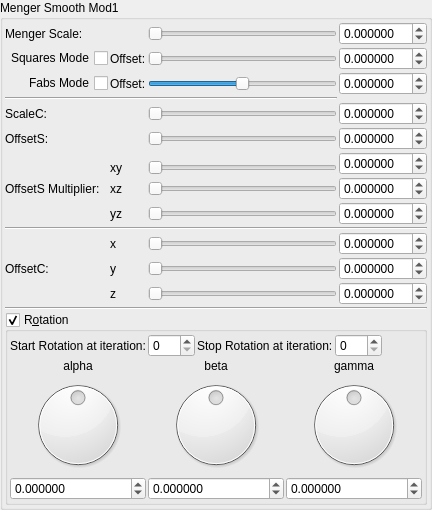
    <widget class="QGroupBox" name="groupBox_2">
     <property name="toolTip">
      <string/>
     </property>
     <property name="title">
      <string>Menger Smooth Mod1</string>
     </property>
     <property name="checkable">
      <bool>false</bool>
     </property>
     <layout class="QVBoxLayout" name="verticalLayout_29" stretch="0">
      <property name="spacing">
       <number>2</number>
      </property>
      <property name="leftMargin">
       <number>2</number>
      </property>
      <property name="topMargin">
       <number>2</number>
      </property>
      <property name="rightMargin">
       <number>2</number>
      </property>
      <property name="bottomMargin">
       <number>2</number>
      </property>
      <item>
       <layout class="QGridLayout" name="gridLayout_63">
        <property name="spacing">
         <number>2</number>
        </property>
        <item row="7" column="4">
         <widget class="MyDoubleSpinBox" name="spinbox_transf_offset_0005">
          <property name="sizePolicy">
           <sizepolicy hsizetype="Minimum" vsizetype="Maximum">
            <horstretch>0</horstretch>
            <verstretch>0</verstretch>
           </sizepolicy>
          </property>
          <property name="prefix">
           <string/>
          </property>
          <property name="suffix">
           <string/>
          </property>
          <property name="decimals">
           <number>6</number>
          </property>
          <property name="minimum">
           <double>-99.989999999999995</double>
          </property>
          <property name="maximum">
           <double>99.989999999999995</double>
          </property>
          <property name="singleStep">
           <double>0.100000000000000</double>
          </property>
         </widget>
        </item>
        <item row="0" column="4">
         <widget class="MyDoubleSpinBox" name="spinbox_transf_scale_3">
          <property name="sizePolicy">
           <sizepolicy hsizetype="Minimum" vsizetype="Maximum">
            <horstretch>0</horstretch>
            <verstretch>0</verstretch>
           </sizepolicy>
          </property>
          <property name="prefix">
           <string/>
          </property>
          <property name="suffix">
           <string/>
          </property>
          <property name="decimals">
           <number>6</number>
          </property>
          <property name="minimum">
           <double>-99.989999999999995</double>
          </property>
          <property name="maximum">
           <double>99.989999999999995</double>
          </property>
          <property name="singleStep">
           <double>0.100000000000000</double>
          </property>
         </widget>
        </item>
        <item row="2" column="1">
         <widget class="QCheckBox" name="checkBox_transf_function_enabledF_false">
          <property name="layoutDirection">
           <enum>Qt::RightToLeft</enum>
          </property>
          <property name="text">
           <string>Fabs Mode</string>
          </property>
         </widget>
        </item>
        <item row="6" column="1">
         <widget class="QLabel" name="label_65">
          <property name="text">
           <string>ScaleC:</string>
          </property>
         </widget>
        </item>
        <item row="2" column="2">
         <widget class="QLabel" name="label_256">
          <property name="text">
           <string>Offset:</string>
          </property>
         </widget>
        </item>
        <item row="7" column="1">
         <widget class="QLabel" name="label_259">
          <property name="text">
           <string>OffsetS:</string>
          </property>
         </widget>
        </item>
        <item row="0" column="3">
         <widget class="QSlider" name="slider_transf_scale_3">
          <property name="sizePolicy">
           <sizepolicy hsizetype="Preferred" vsizetype="Preferred">
            <horstretch>0</horstretch>
            <verstretch>0</verstretch>
           </sizepolicy>
          </property>
          <property name="minimum">
           <number>0</number>
          </property>
          <property name="maximum">
           <number>10000000</number>
          </property>
          <property name="singleStep">
           <number>1</number>
          </property>
          <property name="orientation">
           <enum>Qt::Horizontal</enum>
          </property>
         </widget>
        </item>
        <item row="0" column="1">
         <widget class="QLabel" name="label_64">
          <property name="text">
           <string>Menger Scale:</string>
          </property>
         </widget>
        </item>
        <item row="1" column="2">
         <widget class="QLabel" name="label_260">
          <property name="text">
           <string>Offset:</string>
          </property>
         </widget>
        </item>
        <item row="17" column="3">
         <widget class="QSlider" name="slider3_transf_constant_multiplier_221_z">
          <property name="sizePolicy">
           <sizepolicy hsizetype="Expanding" vsizetype="Maximum">
            <horstretch>0</horstretch>
            <verstretch>0</verstretch>
           </sizepolicy>
          </property>
          <property name="minimum">
           <number>0</number>
          </property>
          <property name="maximum">
           <number>10000000</number>
          </property>
          <property name="singleStep">
           <number>1</number>
          </property>
          <property name="orientation">
           <enum>Qt::Horizontal</enum>
          </property>
         </widget>
        </item>
        <item row="15" column="2">
         <widget class="QLabel" name="label_112">
          <property name="text">
           <string notr="true">x</string>
          </property>
         </widget>
        </item>
        <item row="13" column="2">
         <widget class="QLabel" name="label_98">
          <property name="text">
           <string notr="true">yz</string>
          </property>
         </widget>
        </item>
        <item row="16" column="2">
         <widget class="QLabel" name="label_113">
          <property name="text">
           <string notr="true">y</string>
          </property>
         </widget>
        </item>
        <item row="15" column="4">
         <widget class="MyDoubleSpinBox" name="spinbox3_transf_constant_multiplier_221_x">
          <property name="sizePolicy">
           <sizepolicy hsizetype="Minimum" vsizetype="Maximum">
            <horstretch>0</horstretch>
            <verstretch>0</verstretch>
           </sizepolicy>
          </property>
          <property name="prefix">
           <string/>
          </property>
          <property name="suffix">
           <string/>
          </property>
          <property name="decimals">
           <number>6</number>
          </property>
          <property name="minimum">
           <double>-99.989999999999995</double>
          </property>
          <property name="maximum">
           <double>99.989999999999995</double>
          </property>
          <property name="singleStep">
           <double>0.100000000000000</double>
          </property>
         </widget>
        </item>
        <item row="9" column="4" rowspan="3">
         <widget class="MyDoubleSpinBox" name="spinbox3_transf_constant_multiplier_111_x">
          <property name="sizePolicy">
           <sizepolicy hsizetype="Minimum" vsizetype="Maximum">
            <horstretch>0</horstretch>
            <verstretch>0</verstretch>
           </sizepolicy>
          </property>
          <property name="prefix">
           <string/>
          </property>
          <property name="suffix">
           <string/>
          </property>
          <property name="decimals">
           <number>6</number>
          </property>
          <property name="minimum">
           <double>-99.989999999999995</double>
          </property>
          <property name="maximum">
           <double>99.989999999999995</double>
          </property>
          <property name="singleStep">
           <double>0.100000000000000</double>
          </property>
         </widget>
        </item>
        <item row="12" column="3">
         <widget class="QSlider" name="slider3_transf_constant_multiplier_111_y">
          <property name="sizePolicy">
           <sizepolicy hsizetype="Expanding" vsizetype="Maximum">
            <horstretch>0</horstretch>
            <verstretch>0</verstretch>
           </sizepolicy>
          </property>
          <property name="minimum">
           <number>0</number>
          </property>
          <property name="maximum">
           <number>5000000</number>
          </property>
          <property name="singleStep">
           <number>1</number>
          </property>
          <property name="orientation">
           <enum>Qt::Horizontal</enum>
          </property>
         </widget>
        </item>
        <item row="13" column="3">
         <widget class="QSlider" name="slider3_transf_constant_multiplier_111_z">
          <property name="sizePolicy">
           <sizepolicy hsizetype="Expanding" vsizetype="Maximum">
            <horstretch>0</horstretch>
            <verstretch>0</verstretch>
           </sizepolicy>
          </property>
          <property name="minimum">
           <number>0</number>
          </property>
          <property name="maximum">
           <number>5000000</number>
          </property>
          <property name="singleStep">
           <number>1</number>
          </property>
          <property name="orientation">
           <enum>Qt::Horizontal</enum>
          </property>
         </widget>
        </item>
        <item row="19" column="1" colspan="4">
         <widget class="MyGroupBox" name="groupCheck_transf_rotation_enabled">
          <property name="title">
           <string>R&amp;otation</string>
          </property>
          <property name="checkable">
           <bool>true</bool>
          </property>
          <layout class="QVBoxLayout" name="verticalLayout_9" stretch="0,0">
           <property name="spacing">
            <number>2</number>
           </property>
           <property name="leftMargin">
            <number>2</number>
           </property>
           <property name="topMargin">
            <number>2</number>
           </property>
           <property name="rightMargin">
            <number>2</number>
           </property>
           <property name="bottomMargin">
            <number>2</number>
           </property>
           <item>
            <layout class="QGridLayout" name="gridLayout_62">
             <property name="spacing">
              <number>2</number>
             </property>
             <item row="1" column="5">
              <spacer name="horizontalSpacer_35">
               <property name="orientation">
                <enum>Qt::Horizontal</enum>
               </property>
               <property name="sizeHint" stdset="0">
                <size>
                 <width>40</width>
                 <height>20</height>
                </size>
               </property>
              </spacer>
             </item>
             <item row="1" column="2">
              <widget class="QLabel" name="label_247">
               <property name="text">
                <string>Stop Rotation at iteration:</string>
               </property>
              </widget>
             </item>
             <item row="1" column="3">
              <widget class="MySpinBox" name="spinboxInt_transf_stop_iterations_R">
               <property name="sizePolicy">
                <sizepolicy hsizetype="Minimum" vsizetype="Maximum">
                 <horstretch>0</horstretch>
                 <verstretch>0</verstretch>
                </sizepolicy>
               </property>
               <property name="maximum">
                <number>250</number>
               </property>
              </widget>
             </item>
             <item row="1" column="1">
              <widget class="MySpinBox" name="spinboxInt_transf_start_iterations_R">
               <property name="sizePolicy">
                <sizepolicy hsizetype="Minimum" vsizetype="Maximum">
                 <horstretch>0</horstretch>
                 <verstretch>0</verstretch>
                </sizepolicy>
               </property>
               <property name="maximum">
                <number>250</number>
               </property>
              </widget>
             </item>
             <item row="1" column="0">
              <widget class="QLabel" name="label_246">
               <property name="text">
                <string>Start Rotation at iteration:</string>
               </property>
              </widget>
             </item>
            </layout>
           </item>
           <item>
            <layout class="QGridLayout" name="gridLayout_11">
             <property name="spacing">
              <number>2</number>
             </property>
             <item row="3" column="0">
              <widget class="MyDoubleSpinBox" name="spinboxd3_transf_rotation_x">
               <property name="sizePolicy">
                <sizepolicy hsizetype="Minimum" vsizetype="Maximum">
                 <horstretch>0</horstretch>
                 <verstretch>0</verstretch>
                </sizepolicy>
               </property>
               <property name="prefix">
                <string/>
               </property>
               <property name="suffix">
                <string/>
               </property>
               <property name="decimals">
                <number>6</number>
               </property>
               <property name="minimum">
                <double>-180.000000000000000</double>
               </property>
               <property name="maximum">
                <double>180.000000000000000</double>
               </property>
               <property name="singleStep">
                <double>1.000000000000000</double>
               </property>
              </widget>
             </item>
             <item row="3" column="1">
              <widget class="MyDoubleSpinBox" name="spinboxd3_transf_rotation_y">
               <property name="sizePolicy">
                <sizepolicy hsizetype="Minimum" vsizetype="Maximum">
                 <horstretch>0</horstretch>
                 <verstretch>0</verstretch>
                </sizepolicy>
               </property>
               <property name="prefix">
                <string/>
               </property>
               <property name="suffix">
                <string/>
               </property>
               <property name="decimals">
                <number>6</number>
               </property>
               <property name="minimum">
                <double>-180.000000000000000</double>
               </property>
               <property name="maximum">
                <double>180.000000000000000</double>
               </property>
               <property name="singleStep">
                <double>1.000000000000000</double>
               </property>
              </widget>
             </item>
             <item row="1" column="1">
              <widget class="QLabel" name="label_34">
               <property name="text">
                <string notr="true">beta</string>
               </property>
               <property name="alignment">
                <set>Qt::AlignCenter</set>
               </property>
              </widget>
             </item>
             <item row="2" column="2">
              <widget class="QDial" name="dial3_transf_rotation_z">
               <property name="minimum">
                <number>-18000</number>
               </property>
               <property name="maximum">
                <number>18000</number>
               </property>
               <property name="wrapping">
                <bool>true</bool>
               </property>
              </widget>
             </item>
             <item row="3" column="2">
              <widget class="MyDoubleSpinBox" name="spinboxd3_transf_rotation_z">
               <property name="sizePolicy">
                <sizepolicy hsizetype="Minimum" vsizetype="Maximum">
                 <horstretch>0</horstretch>
                 <verstretch>0</verstretch>
                </sizepolicy>
               </property>
               <property name="prefix">
                <string/>
               </property>
               <property name="suffix">
                <string/>
               </property>
               <property name="decimals">
                <number>6</number>
               </property>
               <property name="minimum">
                <double>-180.000000000000000</double>
               </property>
               <property name="maximum">
                <double>180.000000000000000</double>
               </property>
               <property name="singleStep">
                <double>1.000000000000000</double>
               </property>
              </widget>
             </item>
             <item row="2" column="1">
              <widget class="QDial" name="dial3_transf_rotation_y">
               <property name="minimum">
                <number>-18000</number>
               </property>
               <property name="maximum">
                <number>18000</number>
               </property>
               <property name="wrapping">
                <bool>true</bool>
               </property>
              </widget>
             </item>
             <item row="1" column="0">
              <widget class="QLabel" name="label_35">
               <property name="text">
                <string notr="true">alpha</string>
               </property>
               <property name="alignment">
                <set>Qt::AlignCenter</set>
               </property>
              </widget>
             </item>
             <item row="1" column="2">
              <widget class="QLabel" name="label_36">
               <property name="text">
                <string notr="true">gamma</string>
               </property>
               <property name="alignment">
                <set>Qt::AlignCenter</set>
               </property>
              </widget>
             </item>
             <item row="2" column="0">
              <widget class="QDial" name="dial3_transf_rotation_x">
               <property name="minimum">
                <number>-18000</number>
               </property>
               <property name="maximum">
                <number>18000</number>
               </property>
               <property name="wrapping">
                <bool>true</bool>
               </property>
              </widget>
             </item>
            </layout>
           </item>
          </layout>
         </widget>
        </item>
        <item row="12" column="4">
         <widget class="MyDoubleSpinBox" name="spinbox3_transf_constant_multiplier_111_y">
          <property name="sizePolicy">
           <sizepolicy hsizetype="Minimum" vsizetype="Maximum">
            <horstretch>0</horstretch>
            <verstretch>0</verstretch>
           </sizepolicy>
          </property>
          <property name="prefix">
           <string/>
          </property>
          <property name="suffix">
           <string/>
          </property>
          <property name="decimals">
           <number>6</number>
          </property>
          <property name="minimum">
           <double>-99.989999999999995</double>
          </property>
          <property name="maximum">
           <double>99.989999999999995</double>
          </property>
          <property name="singleStep">
           <double>0.100000000000000</double>
          </property>
         </widget>
        </item>
        <item row="12" column="2">
         <widget class="QLabel" name="label_90">
          <property name="text">
           <string notr="true">xz</string>
          </property>
         </widget>
        </item>
        <item row="17" column="1">
         <widget class="QLabel" name="label_257">
          <property name="text">
           <string/>
          </property>
         </widget>
        </item>
        <item row="16" column="1">
         <widget class="QLabel" name="label_255">
          <property name="text">
           <string>OffsetC:</string>
          </property>
         </widget>
        </item>
        <item row="17" column="4">
         <widget class="MyDoubleSpinBox" name="spinbox3_transf_constant_multiplier_221_z">
          <property name="sizePolicy">
           <sizepolicy hsizetype="Minimum" vsizetype="Maximum">
            <horstretch>0</horstretch>
            <verstretch>0</verstretch>
           </sizepolicy>
          </property>
          <property name="prefix">
           <string/>
          </property>
          <property name="suffix">
           <string/>
          </property>
          <property name="decimals">
           <number>6</number>
          </property>
          <property name="minimum">
           <double>-99.989999999999995</double>
          </property>
          <property name="maximum">
           <double>99.989999999999995</double>
          </property>
          <property name="singleStep">
           <double>0.100000000000000</double>
          </property>
         </widget>
        </item>
        <item row="16" column="4">
         <widget class="MyDoubleSpinBox" name="spinbox3_transf_constant_multiplier_221_y">
          <property name="sizePolicy">
           <sizepolicy hsizetype="Minimum" vsizetype="Maximum">
            <horstretch>0</horstretch>
            <verstretch>0</verstretch>
           </sizepolicy>
          </property>
          <property name="prefix">
           <string/>
          </property>
          <property name="suffix">
           <string/>
          </property>
          <property name="decimals">
           <number>6</number>
          </property>
          <property name="minimum">
           <double>-99.989999999999995</double>
          </property>
          <property name="maximum">
           <double>99.989999999999995</double>
          </property>
          <property name="singleStep">
           <double>0.100000000000000</double>
          </property>
         </widget>
        </item>
        <item row="17" column="2">
         <widget class="QLabel" name="label_114">
          <property name="text">
           <string notr="true">z</string>
          </property>
         </widget>
        </item>
        <item row="11" column="3">
         <widget class="QSlider" name="slider3_transf_constant_multiplier_111_x">
          <property name="sizePolicy">
           <sizepolicy hsizetype="Preferred" vsizetype="Preferred">
            <horstretch>0</horstretch>
            <verstretch>0</verstretch>
           </sizepolicy>
          </property>
          <property name="minimum">
           <number>0</number>
          </property>
          <property name="maximum">
           <number>5000000</number>
          </property>
          <property name="singleStep">
           <number>1</number>
          </property>
          <property name="orientation">
           <enum>Qt::Horizontal</enum>
          </property>
         </widget>
        </item>
        <item row="12" column="1">
         <widget class="QLabel" name="label_91">
          <property name="text">
           <string>OffsetS Multiplier:</string>
          </property>
         </widget>
        </item>
        <item row="14" column="1" colspan="4">
         <widget class="Line" name="line_55">
          <property name="orientation">
           <enum>Qt::Horizontal</enum>
          </property>
         </widget>
        </item>
        <item row="11" column="2">
         <widget class="QLabel" name="label_93">
          <property name="text">
           <string notr="true">xy</string>
          </property>
         </widget>
        </item>
        <item row="15" column="3">
         <widget class="QSlider" name="slider3_transf_constant_multiplier_221_x">
          <property name="sizePolicy">
           <sizepolicy hsizetype="Preferred" vsizetype="Preferred">
            <horstretch>0</horstretch>
            <verstretch>0</verstretch>
           </sizepolicy>
          </property>
          <property name="minimum">
           <number>0</number>
          </property>
          <property name="maximum">
           <number>10000000</number>
          </property>
          <property name="singleStep">
           <number>1</number>
          </property>
          <property name="orientation">
           <enum>Qt::Horizontal</enum>
          </property>
         </widget>
        </item>
        <item row="16" column="3">
         <widget class="QSlider" name="slider3_transf_constant_multiplier_221_y">
          <property name="sizePolicy">
           <sizepolicy hsizetype="Expanding" vsizetype="Maximum">
            <horstretch>0</horstretch>
            <verstretch>0</verstretch>
           </sizepolicy>
          </property>
          <property name="minimum">
           <number>0</number>
          </property>
          <property name="maximum">
           <number>10000000</number>
          </property>
          <property name="singleStep">
           <number>1</number>
          </property>
          <property name="orientation">
           <enum>Qt::Horizontal</enum>
          </property>
         </widget>
        </item>
        <item row="13" column="4">
         <widget class="MyDoubleSpinBox" name="spinbox3_transf_constant_multiplier_111_z">
          <property name="sizePolicy">
           <sizepolicy hsizetype="Minimum" vsizetype="Maximum">
            <horstretch>0</horstretch>
            <verstretch>0</verstretch>
           </sizepolicy>
          </property>
          <property name="prefix">
           <string/>
          </property>
          <property name="suffix">
           <string/>
          </property>
          <property name="decimals">
           <number>6</number>
          </property>
          <property name="minimum">
           <double>-99.989999999999995</double>
          </property>
          <property name="maximum">
           <double>99.989999999999995</double>
          </property>
          <property name="singleStep">
           <double>0.100000000000000</double>
          </property>
         </widget>
        </item>
        <item row="2" column="3">
         <widget class="QSlider" name="slider_transf_offset">
          <property name="sizePolicy">
           <sizepolicy hsizetype="Expanding" vsizetype="Maximum">
            <horstretch>0</horstretch>
            <verstretch>0</verstretch>
           </sizepolicy>
          </property>
          <property name="minimum">
           <number>-5000000</number>
          </property>
          <property name="maximum">
           <number>5000000</number>
          </property>
          <property name="singleStep">
           <number>1</number>
          </property>
          <property name="orientation">
           <enum>Qt::Horizontal</enum>
          </property>
         </widget>
        </item>
        <item row="4" column="1" colspan="3">
         <widget class="Line" name="line_18">
          <property name="orientation">
           <enum>Qt::Horizontal</enum>
          </property>
         </widget>
        </item>
        <item row="1" column="1">
         <widget class="QCheckBox" name="checkBox_transf_function_enabled">
          <property name="layoutDirection">
           <enum>Qt::RightToLeft</enum>
          </property>
          <property name="text">
           <string>Squares Mode</string>
          </property>
         </widget>
        </item>
        <item row="6" column="3">
         <widget class="QSlider" name="slider_transf_scale_05">
          <property name="sizePolicy">
           <sizepolicy hsizetype="Expanding" vsizetype="Maximum">
            <horstretch>0</horstretch>
            <verstretch>0</verstretch>
           </sizepolicy>
          </property>
          <property name="minimum">
           <number>0</number>
          </property>
          <property name="maximum">
           <number>500000</number>
          </property>
          <property name="singleStep">
           <number>1</number>
          </property>
          <property name="orientation">
           <enum>Qt::Horizontal</enum>
          </property>
         </widget>
        </item>
        <item row="1" column="3">
         <widget class="QSlider" name="slider_transf_offset_0">
          <property name="sizePolicy">
           <sizepolicy hsizetype="Expanding" vsizetype="Maximum">
            <horstretch>0</horstretch>
            <verstretch>0</verstretch>
           </sizepolicy>
          </property>
          <property name="minimum">
           <number>0</number>
          </property>
          <property name="maximum">
           <number>500000</number>
          </property>
          <property name="singleStep">
           <number>1</number>
          </property>
          <property name="orientation">
           <enum>Qt::Horizontal</enum>
          </property>
         </widget>
        </item>
        <item row="7" column="3">
         <widget class="QSlider" name="slider_transf_offset_0005">
          <property name="sizePolicy">
           <sizepolicy hsizetype="Expanding" vsizetype="Maximum">
            <horstretch>0</horstretch>
            <verstretch>0</verstretch>
           </sizepolicy>
          </property>
          <property name="minimum">
           <number>0</number>
          </property>
          <property name="maximum">
           <number>500000</number>
          </property>
          <property name="singleStep">
           <number>1</number>
          </property>
          <property name="orientation">
           <enum>Qt::Horizontal</enum>
          </property>
         </widget>
        </item>
        <item row="6" column="4">
         <widget class="MyDoubleSpinBox" name="spinbox_transf_scale_05">
          <property name="sizePolicy">
           <sizepolicy hsizetype="Minimum" vsizetype="Maximum">
            <horstretch>0</horstretch>
            <verstretch>0</verstretch>
           </sizepolicy>
          </property>
          <property name="prefix">
           <string/>
          </property>
          <property name="suffix">
           <string/>
          </property>
          <property name="decimals">
           <number>6</number>
          </property>
          <property name="minimum">
           <double>-99.989999999999995</double>
          </property>
          <property name="maximum">
           <double>99.989999999999995</double>
          </property>
          <property name="singleStep">
           <double>0.100000000000000</double>
          </property>
         </widget>
        </item>
        <item row="2" column="4">
         <widget class="MyDoubleSpinBox" name="spinbox_transf_offset">
          <property name="sizePolicy">
           <sizepolicy hsizetype="Minimum" vsizetype="Maximum">
            <horstretch>0</horstretch>
            <verstretch>0</verstretch>
           </sizepolicy>
          </property>
          <property name="prefix">
           <string/>
          </property>
          <property name="suffix">
           <string/>
          </property>
          <property name="decimals">
           <number>6</number>
          </property>
          <property name="minimum">
           <double>-99.989999999999995</double>
          </property>
          <property name="maximum">
           <double>99.989999999999995</double>
          </property>
          <property name="singleStep">
           <double>0.100000000000000</double>
          </property>
         </widget>
        </item>
        <item row="1" column="4">
         <widget class="MyDoubleSpinBox" name="spinbox_transf_offset_0">
          <property name="sizePolicy">
           <sizepolicy hsizetype="Minimum" vsizetype="Maximum">
            <horstretch>0</horstretch>
            <verstretch>0</verstretch>
           </sizepolicy>
          </property>
          <property name="prefix">
           <string/>
          </property>
          <property name="suffix">
           <string/>
          </property>
          <property name="decimals">
           <number>6</number>
          </property>
          <property name="minimum">
           <double>-99.989999999999995</double>
          </property>
          <property name="maximum">
           <double>99.989999999999995</double>
          </property>
          <property name="singleStep">
           <double>0.100000000000000</double>
          </property>
         </widget>
        </item>
        <item row="18" column="1" colspan="4">
         <widget class="Line" name="line">
          <property name="orientation">
           <enum>Qt::Horizontal</enum>
          </property>
         </widget>
        </item>
       </layout>
      </item>
     </layout>
    </widget>
